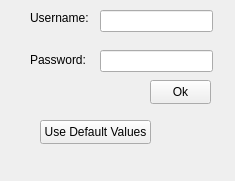
<?xml version="1.0" encoding="UTF-8"?>
<ui version="4.0">
 <class>engineerUI</class>
 <widget class="QWidget" name="engineerUI">
  <property name="geometry">
   <rect>
    <x>0</x>
    <y>0</y>
    <width>235</width>
    <height>181</height>
   </rect>
  </property>
  <property name="windowTitle">
   <string>Engineer UI</string>
  </property>
  <widget class="QLabel" name="username">
   <property name="geometry">
    <rect>
     <x>30</x>
     <y>10</y>
     <width>61</width>
     <height>16</height>
    </rect>
   </property>
   <property name="text">
    <string>Username: </string>
   </property>
  </widget>
  <widget class="QLabel" name="password">
   <property name="geometry">
    <rect>
     <x>30</x>
     <y>50</y>
     <width>61</width>
     <height>20</height>
    </rect>
   </property>
   <property name="text">
    <string>Password:</string>
   </property>
  </widget>
  <widget class="QLineEdit" name="userInput">
   <property name="geometry">
    <rect>
     <x>100</x>
     <y>10</y>
     <width>113</width>
     <height>22</height>
    </rect>
   </property>
  </widget>
  <widget class="QLineEdit" name="passInput">
   <property name="geometry">
    <rect>
     <x>100</x>
     <y>50</y>
     <width>113</width>
     <height>22</height>
    </rect>
   </property>
  </widget>
  <widget class="QPushButton" name="default_2">
   <property name="geometry">
    <rect>
     <x>40</x>
     <y>120</y>
     <width>111</width>
     <height>24</height>
    </rect>
   </property>
   <property name="text">
    <string>Use Default Values</string>
   </property>
  </widget>
  <widget class="QPushButton" name="ok">
   <property name="geometry">
    <rect>
     <x>150</x>
     <y>80</y>
     <width>61</width>
     <height>24</height>
    </rect>
   </property>
   <property name="text">
    <string>Ok</string>
   </property>
  </widget>
 </widget>
 <resources/>
 <connections/>
</ui>
